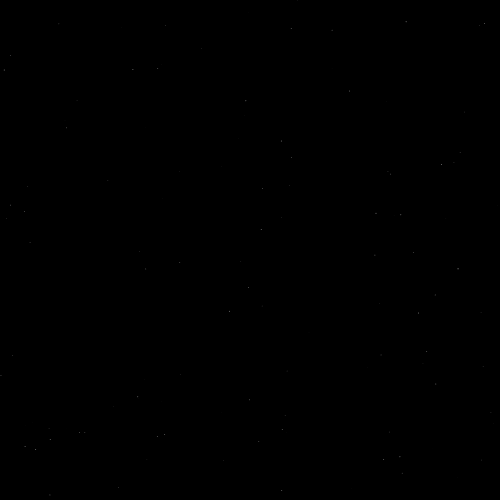
Frame 1 (no input)
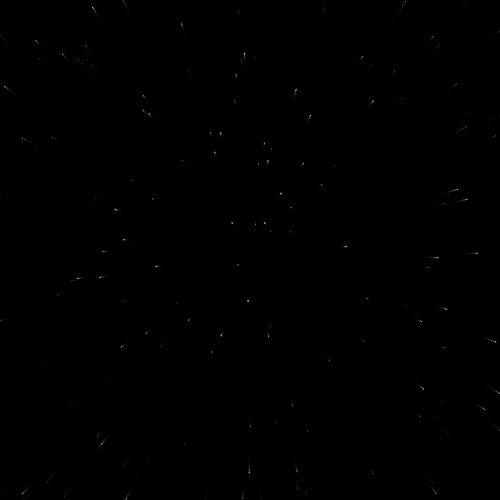
Frame 60 (no input)
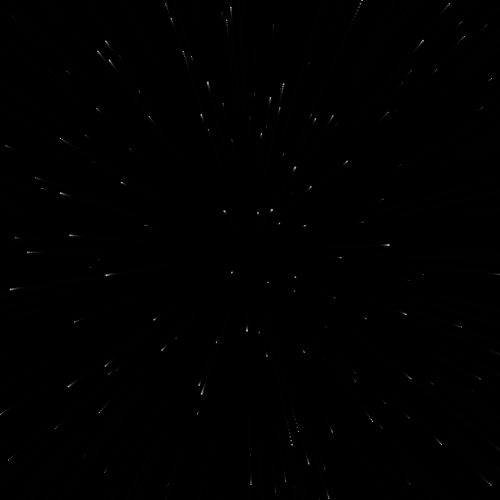
Frame 120 (the mouse pressed at the canvas centre since frame 60)

The p5.js sketch that drew these frames (run headless with seeded random() and noise() and a simulated clock; from frame 60 on, the mouse is pressed at the canvas centre):

// p5.js sketch
// ── sketch.js
const CANVAS_W = 500;
const CANVAS_H = 500;
const stars = [];

function setup() {
  createCanvas(CANVAS_W, CANVAS_H);
  background(0);
  dx = 0;
  dy = 0;
  dz = 0;
  for(let i = 0; i<1500; i++) {
    stars.push(Star());
  }
}

function draw() {
  translate(CANVAS_W/2, CANVAS_H/2);
  stars.forEach(star =>{
    star.update()
    star.show()
  })
  background(0, 0, 0, 80)
}

function Star() {
  let size = Math.random();
  let x = Math.random() * (CANVAS_W - (-CANVAS_W)) + (-CANVAS_W);
  let y = Math.random() * (CANVAS_H - (-CANVAS_H)) + (-CANVAS_H);
  let z = Math.random() * CANVAS_W;
  function show() {
    fill(255);
    noStroke();
    const sx = map(x/z, 0, 1, 0, CANVAS_W);
    const sy = map(y/z, 0, 1, 0, CANVAS_H);
    ellipse(sx, sy, size, size);
  }
  function update() {
    z = z - 2;
    size += 0.01;
    if(z < 1) {
      size = Math.random();
      z = CANVAS_W;
      x = Math.random() * (CANVAS_W - (-CANVAS_W)) + (-CANVAS_W);
      y = Math.random() * (CANVAS_H - (-CANVAS_H)) + (-CANVAS_H);
    }
  }
  return {
    x,
    y,
    z,
    size,
    show,
    update,
  }
}

  
